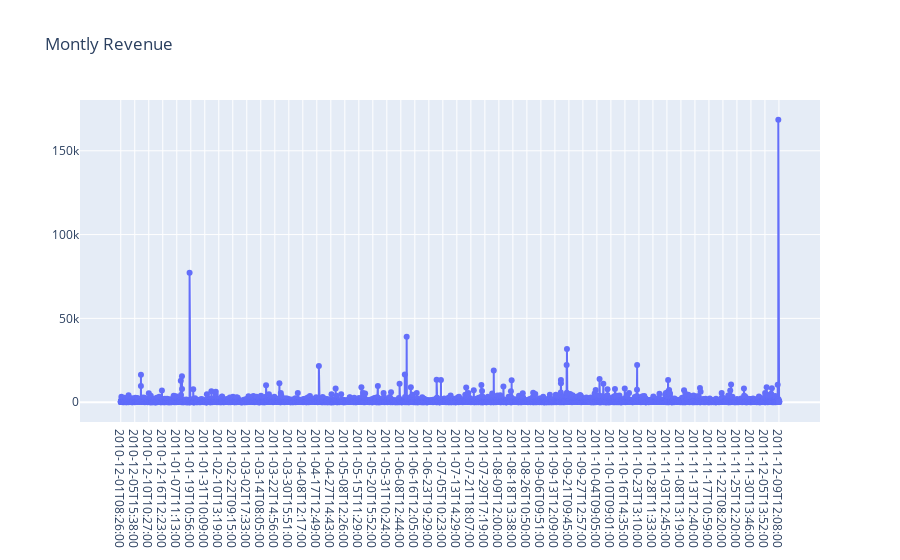

This figure's notebook cell:
### Code cell
plot_data = [
    go.Scatter(
        x=df_revenue['InvoiceDate'],
        y=df_revenue['Revenue'],
        mode='lines+markers'
    )
]
plot_layout = go.Layout(
        xaxis={"type": "category"},
        title='Montly Revenue'
    )
fig = go.Figure(data=plot_data, layout=plot_layout)
pyoff.iplot(fig)

### Figure 1 — Plotly figure (JSON) as saved in the notebook; plotly's stock layout.template omitted (floating-point values rounded to 4 significant figures; data arrays with more than 128 entries replaced by an {"elided": "..."} marker saying what was removed)
{"data": [{"mode": "lines+markers", "type": "scatter", "x": {"elided": "15612 str values"}, "y": {"elided": "15612 float values"}}], "layout": {"title": {"text": "Montly Revenue"}, "xaxis": {"type": "category"}}}
